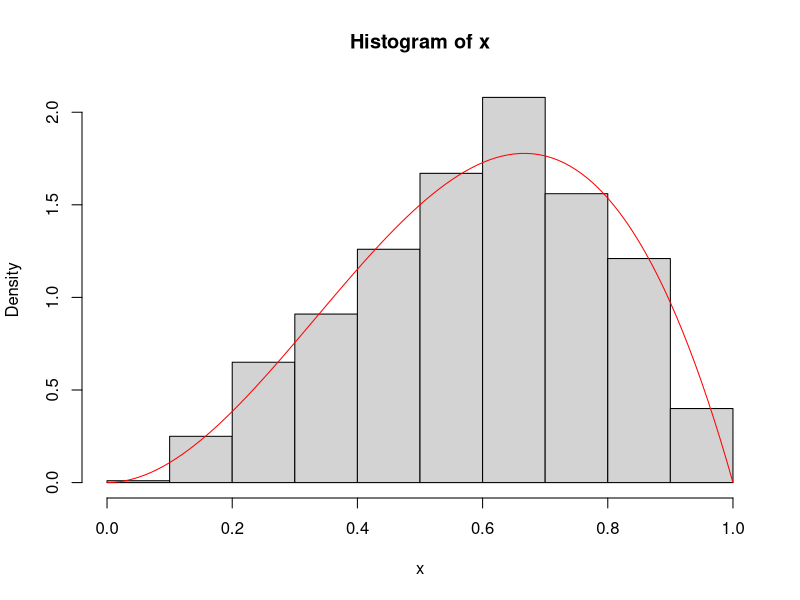
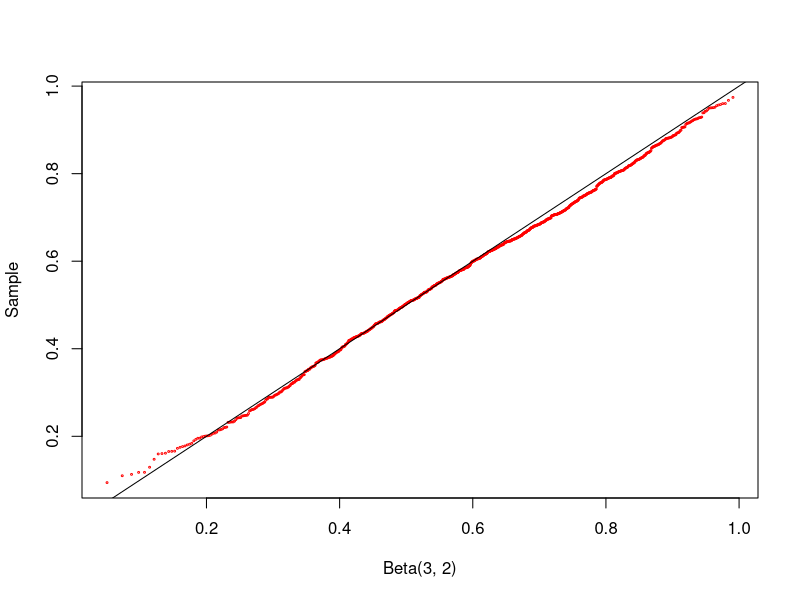

The R script that drew these images, in order:
n = 1000
a = 3
b = 2
u = rgamma(n, shape = a, rate =1)
v = rgamma(n, shape = b, rate =1)
x = u / (u + v)

r = seq(0, 1, 0.01)
f = dbeta(r, a, b)

hist(x, probability=TRUE)
lines(r, f, col="red")

q = qbeta(ppoints(n), a, b)
qqplot(q, x, cex=0.25, xlab="Beta(3, 2)", ylab=("Sample"), col="red")
abline(0, 1)